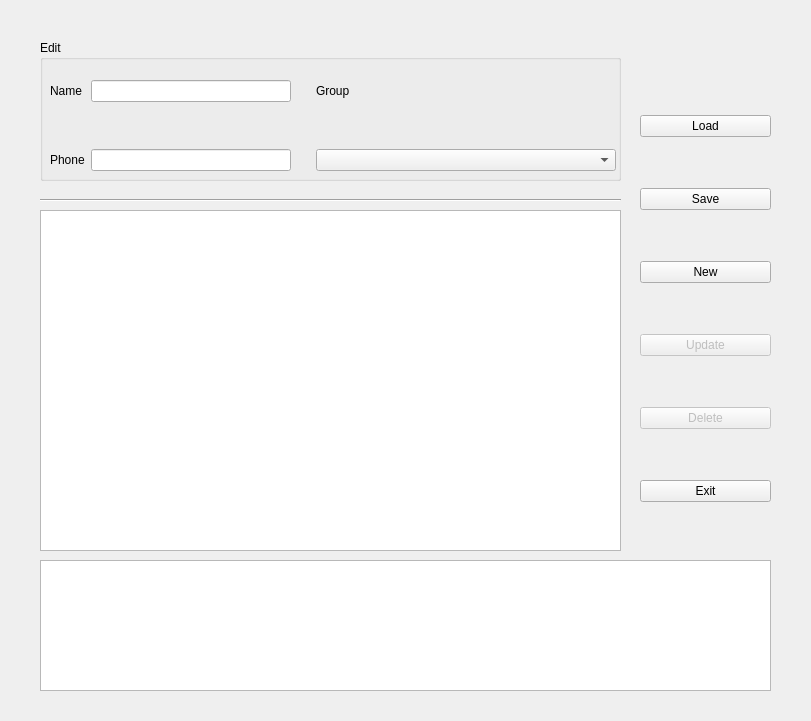
<?xml version="1.0" encoding="UTF-8"?>
<ui version="4.0">
 <class>Widget</class>
 <widget class="QWidget" name="Widget">
  <property name="geometry">
   <rect>
    <x>0</x>
    <y>0</y>
    <width>811</width>
    <height>721</height>
   </rect>
  </property>
  <property name="windowTitle">
   <string>Contacts</string>
  </property>
  <widget class="QTableWidget" name="tableWidget">
   <property name="geometry">
    <rect>
     <x>40</x>
     <y>210</y>
     <width>581</width>
     <height>341</height>
    </rect>
   </property>
   <attribute name="verticalHeaderShowSortIndicator" stdset="0">
    <bool>true</bool>
   </attribute>
  </widget>
  <widget class="QGroupBox" name="groupBox">
   <property name="geometry">
    <rect>
     <x>40</x>
     <y>40</y>
     <width>581</width>
     <height>141</height>
    </rect>
   </property>
   <property name="title">
    <string>Edit</string>
   </property>
   <widget class="QWidget" name="layoutWidget">
    <property name="geometry">
     <rect>
      <x>10</x>
      <y>40</y>
      <width>566</width>
      <height>91</height>
     </rect>
    </property>
    <layout class="QGridLayout" name="gridLayout">
     <item row="1" column="1">
      <spacer name="verticalSpacer">
       <property name="orientation">
        <enum>Qt::Vertical</enum>
       </property>
       <property name="sizeHint" stdset="0">
        <size>
         <width>20</width>
         <height>40</height>
        </size>
       </property>
      </spacer>
     </item>
     <item row="2" column="0">
      <widget class="QLabel" name="label_2">
       <property name="text">
        <string>Phone</string>
       </property>
      </widget>
     </item>
     <item row="2" column="1">
      <widget class="QLineEdit" name="phoneLineEdit">
       <property name="focusPolicy">
        <enum>Qt::StrongFocus</enum>
       </property>
      </widget>
     </item>
     <item row="0" column="2">
      <spacer name="horizontalSpacer">
       <property name="orientation">
        <enum>Qt::Horizontal</enum>
       </property>
       <property name="sizeHint" stdset="0">
        <size>
         <width>40</width>
         <height>20</height>
        </size>
       </property>
      </spacer>
     </item>
     <item row="2" column="3">
      <widget class="QComboBox" name="groupComboBox">
       <property name="minimumSize">
        <size>
         <width>300</width>
         <height>0</height>
        </size>
       </property>
      </widget>
     </item>
     <item row="0" column="3">
      <widget class="QLabel" name="label_3">
       <property name="text">
        <string>Group</string>
       </property>
      </widget>
     </item>
     <item row="0" column="1">
      <widget class="QLineEdit" name="nameLineEdit">
       <property name="minimumSize">
        <size>
         <width>200</width>
         <height>0</height>
        </size>
       </property>
       <property name="focusPolicy">
        <enum>Qt::StrongFocus</enum>
       </property>
      </widget>
     </item>
     <item row="0" column="0">
      <widget class="QLabel" name="label">
       <property name="text">
        <string>Name</string>
       </property>
      </widget>
     </item>
    </layout>
   </widget>
  </widget>
  <widget class="Line" name="line">
   <property name="geometry">
    <rect>
     <x>40</x>
     <y>190</y>
     <width>581</width>
     <height>20</height>
    </rect>
   </property>
   <property name="orientation">
    <enum>Qt::Horizontal</enum>
   </property>
  </widget>
  <widget class="QWidget" name="layoutWidget">
   <property name="geometry">
    <rect>
     <x>640</x>
     <y>70</y>
     <width>131</width>
     <height>481</height>
    </rect>
   </property>
   <layout class="QVBoxLayout" name="verticalLayout">
    <item>
     <widget class="QPushButton" name="loadButton">
      <property name="text">
       <string>Load</string>
      </property>
     </widget>
    </item>
    <item>
     <widget class="QPushButton" name="saveButton">
      <property name="text">
       <string>Save</string>
      </property>
     </widget>
    </item>
    <item>
     <widget class="QPushButton" name="newButton">
      <property name="text">
       <string>New</string>
      </property>
     </widget>
    </item>
    <item>
     <widget class="QPushButton" name="updateButton">
      <property name="enabled">
       <bool>false</bool>
      </property>
      <property name="text">
       <string>Update</string>
      </property>
     </widget>
    </item>
    <item>
     <widget class="QPushButton" name="deleteButton">
      <property name="enabled">
       <bool>false</bool>
      </property>
      <property name="text">
       <string>Delete</string>
      </property>
     </widget>
    </item>
    <item>
     <widget class="QPushButton" name="exitButton">
      <property name="text">
       <string>Exit</string>
      </property>
     </widget>
    </item>
   </layout>
  </widget>
  <widget class="QTextEdit" name="textEdit">
   <property name="geometry">
    <rect>
     <x>40</x>
     <y>560</y>
     <width>731</width>
     <height>131</height>
    </rect>
   </property>
   <property name="focusPolicy">
    <enum>Qt::StrongFocus</enum>
   </property>
  </widget>
  <widget class="QTableView" name="tableView">
   <property name="geometry">
    <rect>
     <x>40</x>
     <y>210</y>
     <width>581</width>
     <height>341</height>
    </rect>
   </property>
   <property name="sortingEnabled">
    <bool>true</bool>
   </property>
  </widget>
 </widget>
 <tabstops>
  <tabstop>nameLineEdit</tabstop>
  <tabstop>phoneLineEdit</tabstop>
  <tabstop>textEdit</tabstop>
  <tabstop>groupComboBox</tabstop>
  <tabstop>newButton</tabstop>
  <tabstop>updateButton</tabstop>
  <tabstop>deleteButton</tabstop>
  <tabstop>exitButton</tabstop>
  <tabstop>loadButton</tabstop>
  <tabstop>saveButton</tabstop>
  <tabstop>tableView</tabstop>
  <tabstop>tableWidget</tabstop>
 </tabstops>
 <resources/>
 <connections/>
</ui>
